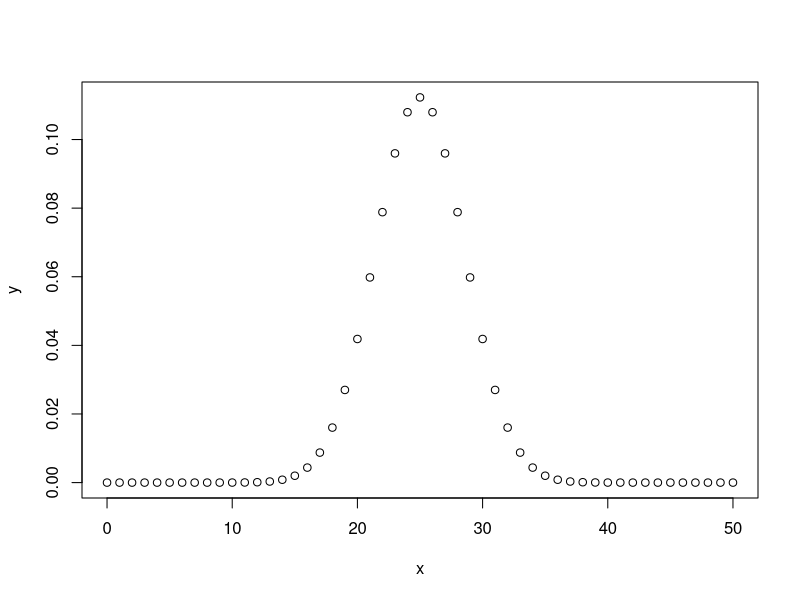

The R script that drew this image:
"
The binomial distribution model deals with 
finding the probability of success of an event 
which has only two possible outcomes in a series 
of experiments. For example, tossing of a coin always gives a head or a tail. 
The probability of finding exactly 3 heads in tossing a coin repeatedly for 
10 times is estimated during the binomial distribution.

R has four in-built functions to generate binomial distribution. They are described below.

dbinom(x, size, prob)
pbinom(x, size, prob)
qbinom(p, size, prob)
rbinom(n, size, prob)
Following is the description of the parameters used −

x is a vector of numbers.

p is a vector of probabilities.

n is number of observations.

size is the number of trials.

prob is the probability of success of each trial.
"

"
dbinom()
This function gives the probability density distribution at each point.
"
# Create a sample of 50 numbers which are incremented by 1.
x <- seq(0,50,by = 1)

# Create the binomial distribution.
y <- dbinom(x,50,0.5)

# Give the chart file a name.
png(file = "dbinom.png")

# Plot the graph for this sample.
plot(x,y)

# Save the file.
dev.off()

"
pbinom()
This function gives the cumulative probability of an event. 
It is a single value representing the probability.
"
# Probability of getting 26 or less heads from a 51 tosses of a coin.
x <- pbinom(26,51,0.5)

print(x)

"
qbinom()
This function takes the probability value and 
gives a number whose cumulative value matches the probability value.
"
# How many heads will have a probability of 0.25 will come out when a coin
# is tossed 51 times.
x <- qbinom(0.25,51,1/2)

print(x)

"
rbinom()
This function generates required number of random values 
of given probability from a given sample.
"
# Find 8 random values from a sample of 150 with probability of 0.4.
x <- rbinom(8,150,.4)

print(x)
